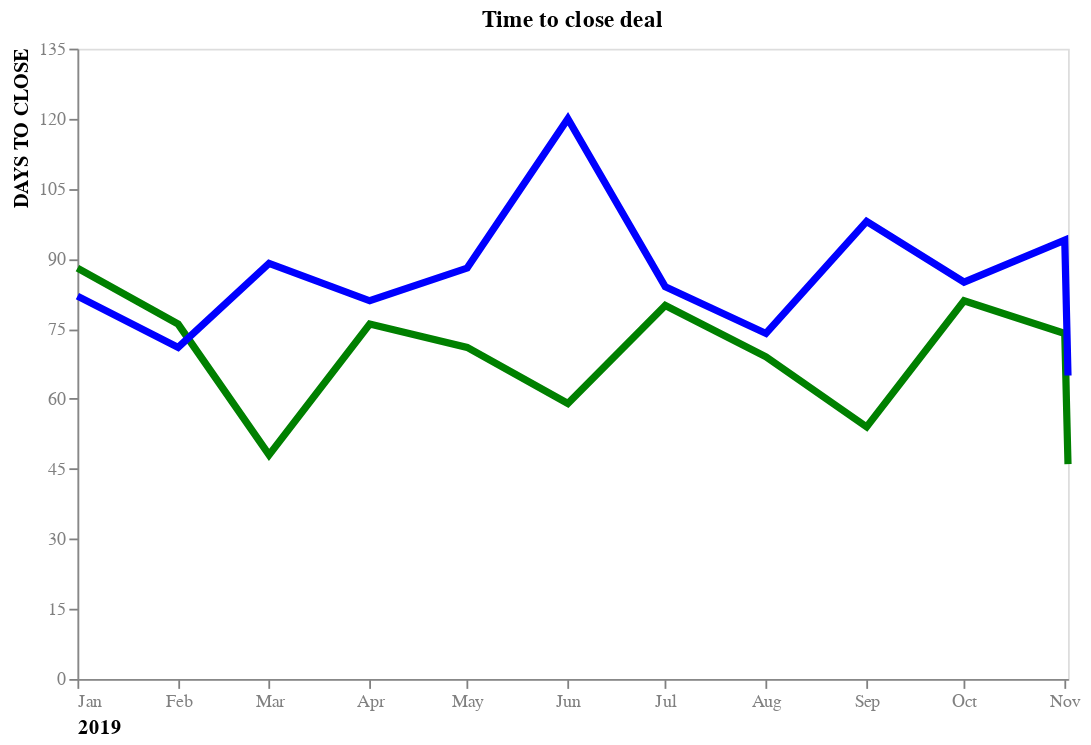

Source (notebook cell):
### Code cell
# Create line chart
line_chart = alt.Chart(df).mark_line().encode(
    x=alt.X("Date:T",
            axis=alt.Axis(title='2019', 
                          titleAnchor="start",
                          labelAngle=0,
                          grid=False,
                          labelColor='grey',
                          tickColor='grey',
                          format="%b"),
                          ),
    y=alt.Y("Sales:Q",
            scale=alt.Scale(domain=[0, 135]),
            axis=alt.Axis(title = "DAYS TO CLOSE",
                          grid=False,
                          labelColor='grey',
                          tickColor='grey',
                          titleAnchor="end",
                          values=[0,15,30,45,60,75,90,105,120,135])
                        ),
    color=alt.Color("Sales Type:N", scale=colors, legend=None),
    strokeWidth=alt.value(4)
).properties(
    title= 'Time to close deal',
    width=550,
    height=350
)


line_chart

### Figure 1 — Vega-Lite specification as saved in the notebook (floating-point values rounded to 4 significant figures)
{"config": {"view": {"continuousWidth": 300, "continuousHeight": 300}}, "data": {"name": "data-de17bc6590e0012ee4945253f0460aff"}, "mark": {"type": "line"}, "encoding": {"color": {"field": "Sales Type", "legend": null, "scale": {"domain": ["Direct Sales", "Indirect Sales"], "range": ["green", "blue"]}, "type": "nominal"}, "strokeWidth": {"value": 4}, "x": {"axis": {"format": "%b", "grid": false, "labelAngle": 0, "labelColor": "grey", "tickColor": "grey", "title": "2019", "titleAnchor": "start"}, "field": "Date", "type": "temporal"}, "y": {"axis": {"grid": false, "labelColor": "grey", "tickColor": "grey", "title": "DAYS TO CLOSE", "titleAnchor": "end", "values": [0, 15, 30, 45, 60, 75, 90, 105, 120, 135]}, "field": "Sales", "scale": {"domain": [0, 135]}, "type": "quantitative"}}, "height": 350, "title": "Time to close deal", "width": 550, "$schema": "https://vega.github.io/schema/vega-lite/v5.6.1.json", "datasets": {"data-de17bc6590e0012ee4945253f0460aff": [{"Month": "Jan", "Date": "2019-01-01T00:00:00", "Goal": 90, "Sales Type": "Direct Sales", "Sales": 88, "Text": "GOAL"}, {"Month": "Feb", "Date": "2019-02-01T00:00:00", "Goal": 90, "Sales Type": "Direct Sales", "Sales": 76, "Text": "GOAL"}, {"Month": "Mar", "Date": "2019-03-01T00:00:00", "Goal": 90, "Sales Type": "Direct Sales", "Sales": 48, "Text": "GOAL"}, {"Month": "Apr", "Date": "2019-04-01T00:00:00", "Goal": 90, "Sales Type": "Direct Sales", "Sales": 76, "Text": "GOAL"}, {"Month": "May", "Date": "2019-05-01T00:00:00", "Goal": 90, "Sales Type": "Direct Sales", "Sales": 71, "Text": "GOAL"}, {"Month": "Jun", "Date": "2019-06-01T00:00:00", "Goal": 90, "Sales Type": "Direct Sales", "Sales": 59, "Text": "GOAL"}, {"Month": "Jul", "Date": "2019-07-01T00:00:00", "Goal": 90, "Sales Type": "Direct Sales", "Sales": 80, "Text": "GOAL"}, {"Month": "Aug", "Date": "2019-08-01T00:00:00", "Goal": 90, "Sales Type": "Direct Sales", "Sales": 69, "Text": "GOAL"}, {"Month": "Sep", "Date": "2019-09-01T00:00:00", "Goal": 90, "Sales Type": "Direct Sales", "Sales": 54, "Text": "GOAL"}, {"Month": "Oct", "Date": "2019-10-01T00:00:00", "Goal": 90, "Sales Type": "Direct Sales", "Sales": 81, "Text": "GOAL"}, {"Month": "Nov", "Date": "2019-11-01T00:00:00", "Goal": 90, "Sales Type": "Direct Sales", "Sales": 74, "Text": "GOAL"}, {"Month": "Dec", "Date": "2019-11-02T00:00:00", "Goal": 90, "Sales Type": "Direct Sales", "Sales": 46, "Text": "GOAL"}, {"Month": "Jan", "Date": "2019-01-01T00:00:00", "Goal": 90, "Sales Type": "Indirect Sales", "Sales": 82, "Text": "GOAL"}, {"Month": "Feb", "Date": "2019-02-01T00:00:00", "Goal": 90, "Sales Type": "Indirect Sales", "Sales": 71, "Text": "GOAL"}, {"Month": "Mar", "Date": "2019-03-01T00:00:00", "Goal": 90, "Sales Type": "Indirect Sales", "Sales": 89, "Text": "GOAL"}, {"Month": "Apr", "Date": "2019-04-01T00:00:00", "Goal": 90, "Sales Type": "Indirect Sales", "Sales": 81, "Text": "GOAL"}, {"Month": "May", "Date": "2019-05-01T00:00:00", "Goal": 90, "Sales Type": "Indirect Sales", "Sales": 88, "Text": "GOAL"}, {"Month": "Jun", "Date": "2019-06-01T00:00:00", "Goal": 90, "Sales Type": "Indirect Sales", "Sales": 120, "Text": "GOAL"}, {"Month": "Jul", "Date": "2019-07-01T00:00:00", "Goal": 90, "Sales Type": "Indirect Sales", "Sales": 84, "Text": "GOAL"}, {"Month": "Aug", "Date": "2019-08-01T00:00:00", "Goal": 90, "Sales Type": "Indirect Sales", "Sales": 74, "Text": "GOAL"}, {"Month": "Sep", "Date": "2019-09-01T00:00:00", "Goal": 90, "Sales Type": "Indirect Sales", "Sales": 98, "Text": "GOAL"}, {"Month": "Oct", "Date": "2019-10-01T00:00:00", "Goal": 90, "Sales Type": "Indirect Sales", "Sales": 85, "Text": "GOAL"}, {"Month": "Nov", "Date": "2019-11-01T00:00:00", "Goal": 90, "Sales Type": "Indirect Sales", "Sales": 94, "Text": "GOAL"}, {"Month": "Dec", "Date": "2019-11-02T00:00:00", "Goal": 90, "Sales Type": "Indirect Sales", "Sales": 65, "Text": "GOAL"}]}}
